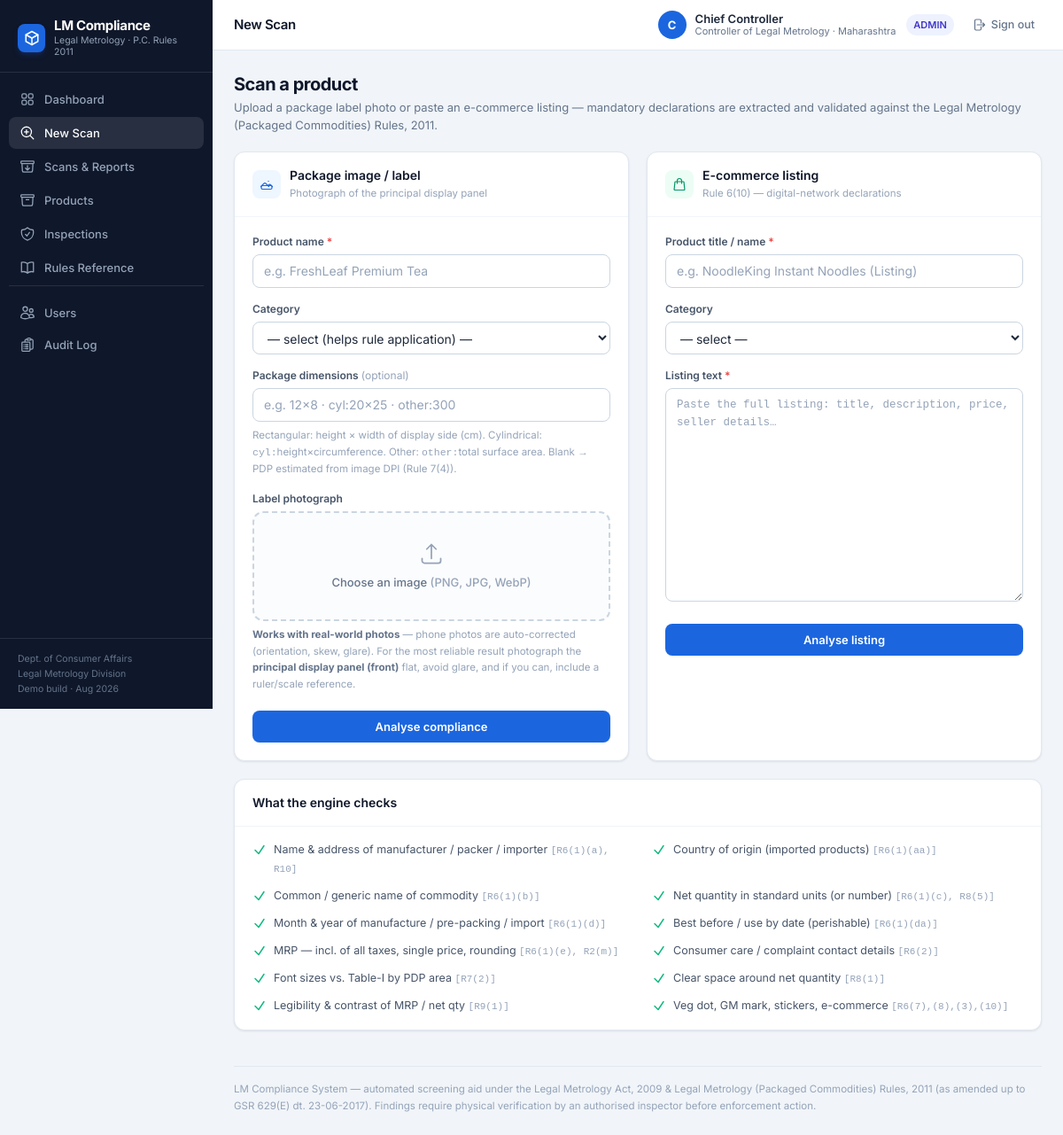
Page /scan/new (signed in) on the committed database.
### tables this page shows
CREATE TABLE users (
  id INTEGER PRIMARY KEY AUTOINCREMENT,
  username TEXT UNIQUE NOT NULL,
  password_hash TEXT NOT NULL,
  full_name TEXT NOT NULL,
  role TEXT NOT NULL CHECK(role IN ('admin','inspector','viewer')),
  designation TEXT DEFAULT '',
  state TEXT DEFAULT '',
  is_active INTEGER DEFAULT 1,
  created_at TEXT DEFAULT (datetime('now','localtime'))
);

### app.py (the view, shortened to what this page needs)
@app.route("/scan/new", methods=["GET", "POST"])
@login_required
def scan_new():
    return render_template("scan_new.html")

### app.py (called while the page is built)
def current_user():
    uid = session.get("uid")
    if not uid:
        u = _user_from_token(request.args.get("token") or request.headers.get("X-Auth-Token"))
        if u:
            return u
        return None
    conn = db.get_conn()
    u = conn.execute("SELECT * FROM users WHERE id=? AND is_active=1", (uid,)).fetchone()
    conn.close()
    return u

def login_required(f):
    @wraps(f)
    def w(*a, **k):
        if not current_user():
            return redirect(url_for("login", next=request.path))
        return f(*a, **k)
    return w

@app.context_processor
def inject_globals():
    return {"cur_user": current_user(), "now": datetime.now()}

### core/db.py (called while the page is built)
def get_conn():
    conn = sqlite3.connect(DB_PATH)
    conn.row_factory = sqlite3.Row
    conn.execute("PRAGMA foreign_keys=ON")
    return conn

### templates/scan_new.html (shortened to what this page needs)
{% extends "base.html" %}
{% block crumb %}New Scan{% endblock %}
{% block content %}
<div class="mb-5">
  <h1 class="text-xl font-bold text-slate-900 tracking-tight">Scan a product</h1>
  <p class="text-[13px] text-slate-500 mt-0.5">Upload a package label photo or paste an e-commerce listing — mandatory
  declarations are extracted and validated against the Legal Metrology (Packaged Commodities) Rules, 2011.</p>
</div>
<div class="grid lg:grid-cols-2 gap-5">
  <div class="card overflow-hidden">
    <div class="px-5 py-4 border-b border-slate-100 flex items-center gap-2.5">
      <div class="w-8 h-8 rounded-lg bg-brand-50 text-brand-600 flex items-center justify-center">
      </div>
      <div>
        <div class="text-[14px] font-semibold text-slate-900">Package image / label</div>
        <div class="text-[11.5px] text-slate-400">Photograph of the principal display panel</div>
      </div>
    </div>
    <form method="post" enctype="multipart/form-data" class="p-5">
      <div class="mb-4">
        <label class="label" for="pn1">Product name <span class="text-red-500">*</span></label>
        <input id="pn1" class="input" type="text" name="product_name" required placeholder="e.g. FreshLeaf Premium Tea">
      </div>
      <div class="mb-4">
        <label class="label" for="cat1">Category</label>
        <select id="cat1" class="input" name="category">
          <option value="">— select (helps rule application) —</option>
        </select>
      </div>
      <div class="mb-4">
        <label class="label" for="dims">Package dimensions <span class="text-slate-400 font-normal">(optional)</span></label>
        <input id="dims" class="input" type="text" name="dims" placeholder="e.g. 12x8 · cyl:20x25 · other:300">
        <p class="mt-1.5 text-[11.5px] text-slate-400 leading-relaxed">Rectangular: height × width of display side (cm).
        Cylindrical: <span class="font-mono">cyl:</span>height×circumference. Other: <span class="font-mono">other:</span>total
        surface area. Blank → PDP estimated from image DPI (Rule 7(4)).</p>
      </div>
      <div class="mb-5">
        <label class="label" for="img">Label photograph</label>
        <label class="flex flex-col items-center justify-center w-full border-2 border-dashed border-slate-300 hover:border-brand-400 rounded-xl py-8 cursor-pointer transition bg-slate-50/60 hover:bg-brand-50/30" for="img">
          <svg class="w-7 h-7 text-slate-400 mb-2" viewBox="0 0 24 24" fill="none" stroke="currentColor" stroke-width="1.5" stroke-linecap="round"><path d="M3 16.5v2.25A2.25 2.25 0 0 0 5.25 21h13.5A2.25 2.25 0 0 0 21 18.75V16.5m-13.5-9L12 3m0 0 4.5 4.5M12 3v13.5"/></svg>
          <span class="text-[13px] font-medium text-slate-500">Choose an image <span class="text-slate-400">(PNG, JPG, WebP)</span></span>
        </label>
        <p class="mt-1.5 text-[11.5px] text-slate-400 leading-relaxed">
          <b class="text-slate-500">Works with real-world photos</b> — phone photos are auto-corrected
          (orientation, skew, glare). For the most reliable result photograph the
          <b class="text-slate-500">principal display panel (front)</b> flat, avoid glare, and if you can,
          include a ruler/scale reference.
        </p>
      </div>
      <button class="btn-primary w-full">Analyse compliance</button>
    </form>
  </div>
  <div class="card overflow-hidden">
    <div class="px-5 py-4 border-b border-slate-100 flex items-center gap-2.5">
      <div class="w-8 h-8 rounded-lg bg-emerald-50 text-emerald-600 flex items-center justify-center">
      </div>
      <div>
        <div class="text-[14px] font-semibold text-slate-900">E-commerce listing</div>
        <div class="text-[11.5px] text-slate-400">Rule 6(10) — digital-network declarations</div>
      </div>
    </div>
    <form method="post" class="p-5">
      <div class="mb-4">
        <label class="label" for="pn2">Product title / name <span class="text-red-500">*</span></label>
        <input id="pn2" class="input" type="text" name="product_name" required placeholder="e.g. NoodleKing Instant Noodles (Listing)">
      </div>
      <div class="mb-4">
        <label class="label" for="cat2">Category</label>
        <select id="cat2" class="input" name="category">
          <option value="">— select —</option>
        </select>
      </div>
      <div class="mb-5">
        <label class="label" for="ltxt">Listing text <span class="text-red-500">*</span></label>
        <textarea id="ltxt" class="input font-mono text-[12.5px] leading-relaxed" name="listing_text" rows="11" required
          placeholder="Paste the full listing: title, description, price, seller details…"></textarea>
      </div>
      <button class="btn-primary w-full">Analyse listing</button>
    </form>
  </div>
</div>
<div class="card mt-5 overflow-hidden">
  <div class="px-5 py-4 border-b border-slate-100">
    <h2 class="text-[14px] font-semibold text-slate-900">What the engine checks</h2>
  </div>
  <div class="grid md:grid-cols-2 xl:grid-cols-3 gap-x-8 gap-y-2.5 px-5 py-4">
    {% for t, r in checks_list %}
    <div class="flex items-start gap-2 text-[12.5px]">
      <svg class="w-4 h-4 mt-0.5 shrink-0 text-emerald-500" viewBox="0 0 24 24" fill="none" stroke="currentColor" stroke-width="2.2" stroke-linecap="round" stroke-linejoin="round"><path d="m4.5 12.75 6 6 9-13.5"/></svg>
      <span class="text-slate-600">{{ t }} <span class="text-slate-400 font-mono text-[11px]">[{{ r }}]</span></span>
    </div>
    {% endfor %}
  </div>
</div>
{% endblock %}

### templates/base.html (shortened to what this page needs)
<!doctype html>
<html lang="en">
<head>
<link rel="stylesheet" href="{{ url_for('static', filename='fonts/fonts.css') }}">
<link rel="stylesheet" href="{{ url_for('static', filename='css/ui.css') }}">
</head>
<body class="bg-slate-100">
<div class="flex min-h-screen">
  <aside class="w-60 shrink-0 bg-slate-900 text-slate-300 flex flex-col sticky top-0 h-screen">
    <div class="px-5 pt-5 pb-4 border-b border-white/10">
      <div class="flex items-center gap-2.5">
        <div class="w-8 h-8 rounded-lg bg-brand-600 flex items-center justify-center text-white shadow-md shadow-blue-900/40">
          <svg class="w-4.5 h-4.5" style="width:18px;height:18px" viewBox="0 0 24 24" fill="none" stroke="currentColor" stroke-width="2" stroke-linecap="round" stroke-linejoin="round"><path d="M12 2 3 7v10l9 5 9-5V7l-9-5z"/><path d="m3 7 9 5 9-5"/><path d="M12 12v10"/></svg>
        </div>
        <div>
          <div class="text-[15px] font-bold text-white leading-tight tracking-tight">LM Compliance</div>
          <div class="text-[10.5px] text-slate-400 leading-tight">Legal Metrology · P.C. Rules 2011</div>
        </div>
      </div>
    </div>
    <nav class="flex-1 py-3 px-2.5 space-y-0.5 overflow-y-auto">
      {% set navs = [
        ('dashboard', 'dashboard', 'Dashboard'),
        ('scan_new', 'scan', 'New Scan'),
        ('scans', 'archive', 'Scans & Reports'),
        ('products', 'box', 'Products'),
        ('inspections', 'shield', 'Inspections'),
        ('docs', 'book', 'Rules Reference')
      ] %}
      {% for ep, icon, lbl in navs %}
      <a href="{{ url_for(ep) }}" class="flex items-center gap-2.5 px-3 py-2 rounded-lg text-[13px] font-medium transition
        {{ 'bg-white/10 text-white' if request.endpoint == ep else 'text-slate-400 hover:text-white hover:bg-white/5' }}">
        <svg class="w-[18px] h-[18px] shrink-0" viewBox="0 0 24 24" fill="none" stroke="currentColor" stroke-width="1.7" stroke-linecap="round" stroke-linejoin="round">{{ icons[icon]|safe }}</svg>
        {{ lbl }}
      </a>
      {% endfor %}
      {% if cur_user and cur_user['role'] == 'admin' %}
      <div class="pt-3 mt-3 border-t border-white/10">
        <a href="{{ url_for('users') }}" class="flex items-center gap-2.5 px-3 py-2 rounded-lg text-[13px] font-medium transition {{ 'bg-white/10 text-white' if request.endpoint == 'users' else 'text-slate-400 hover:text-white hover:bg-white/5' }}">
          <svg class="w-[18px] h-[18px] shrink-0" viewBox="0 0 24 24" fill="none" stroke="currentColor" stroke-width="1.7" stroke-linecap="round" stroke-linejoin="round">{{ icons['users']|safe }}</svg>
          Users
        </a>
        <a href="{{ url_for('audit') }}" class="flex items-center gap-2.5 px-3 py-2 rounded-lg text-[13px] font-medium transition {{ 'bg-white/10 text-white' if request.endpoint == 'audit' else 'text-slate-400 hover:text-white hover:bg-white/5' }}">
          <svg class="w-[18px] h-[18px] shrink-0" viewBox="0 0 24 24" fill="none" stroke="currentColor" stroke-width="1.7" stroke-linecap="round" stroke-linejoin="round">{{ icons['audit']|safe }}</svg>
          Audit Log
        </a>
      </div>
      {% endif %}
    </nav>
    <div class="px-5 py-3.5 border-t border-white/10 text-[10.5px] text-slate-500 leading-relaxed">
      Dept. of Consumer Affairs<br>Legal Metrology Division<br>Demo build · Aug 2026
    </div>
  </aside>
  <div class="flex-1 min-w-0 flex flex-col">
    <header class="bg-white border-b border-slate-200 px-6 py-3 flex items-center justify-between gap-4 sticky top-0 z-30">
      <div class="text-[15px] font-semibold text-slate-900 tracking-tight">{% block crumb %}{% endblock %}</div>
      {% if cur_user %}
      <div class="flex items-center gap-3">
        <div class="hidden sm:flex items-center gap-2.5">
          <div class="w-8 h-8 rounded-full bg-brand-600 text-white flex items-center justify-center text-[13px] font-bold">{{ cur_user['full_name'][:1]|upper }}</div>
          <div class="leading-tight">
            <div class="text-[13px] font-semibold text-slate-800">{{ cur_user['full_name'] }}</div>
            <div class="text-[11px] text-slate-500">{{ cur_user['designation'] or cur_user['role']|capitalize }} · {{ cur_user['state'] or '—' }}</div>
          </div>
        </div>
        <span class="pill {{ 'bg-slate-100 text-slate-600' if cur_user['role']=='viewer' else ('bg-blue-50 text-blue-700' if cur_user['role']=='inspector' else 'bg-indigo-50 text-indigo-700') }} hidden sm:inline-flex">{{ cur_user['role']|upper }}</span>
        <a href="{{ url_for('logout') }}" onclick="lmLogout(event)" class="inline-flex items-center gap-1.5 text-[12.5px] font-medium text-slate-500 hover:text-slate-800 transition px-2 py-1.5 rounded-lg hover:bg-slate-100">
          <svg class="w-4 h-4" viewBox="0 0 24 24" fill="none" stroke="currentColor" stroke-width="1.8" stroke-linecap="round" stroke-linejoin="round"><path d="M15.75 9V5.25A2.25 2.25 0 0 0 13.5 3h-6a2.25 2.25 0 0 0-2.25 2.25v13.5A2.25 2.25 0 0 0 7.5 21h6a2.25 2.25 0 0 0 2.25-2.25V15m3 0 3-3m0 0-3-3m3 3H9"/></svg>
          Sign out
        </a>
      </div>
      {% endif %}
    </header>
    <main class="flex-1 px-6 py-6 max-w-[1280px] w-full mx-auto">
      {% block content %}{% endblock %}
      <footer class="mt-10 pt-4 border-t border-slate-200 text-[11.5px] text-slate-400 leading-relaxed">
        LM Compliance System — automated screening aid under the Legal Metrology Act, 2009 &amp; Legal
        Metrology (Packaged Commodities) Rules, 2011 (as amended up to GSR 629(E) dt. 23-06-2017).
        Findings require physical verification by an authorised inspector before enforcement action.
      </footer>
    </main>
  </div>
</div>
</body>
</html>

### rows in the picture
users: full_name "C", full_name "Chief Controller", designation "Controller of Legal Metrology", state "Maharashtra", role "ADMIN"

### other values in the picture
{{ lbl }} "Dashboard" "New Scan" "Scans & Reports" "Products" "Inspections" "Rules Reference"
{{ t }} "Name & address of manufacturer / packer / importer" "Country of origin (imported products)" "Common / generic name of commodity" "Net quantity in standard units (or number)" "Month & year of manufacture / pre-packing / import" "Best before / use by date (perishable)" "MRP — incl. of all taxes, single price, rounding" "Consumer care / complaint contact details" "Font sizes vs. Table-I by PDP area" "Clear space around net quantity" "Legibility & contrast of MRP / net qty" "Veg dot, GM mark, stickers, e-commerce"
{{ r }} "R6(1)(a), R10" "R6(1)(aa)" "R6(1)(b)" "R6(1)(c), R8(5)" "R6(1)(d)" "R6(1)(da)" "R6(1)(e), R2(m)" "R6(2)" "R7(2)" "R8(1)" "R9(1)" "R6(7),(8),(3),(10)"
